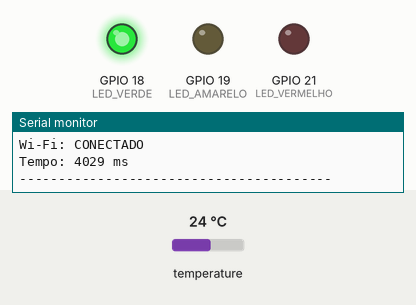
A sketch run on a simulated ESP32. On the bench: output pins drawn as LEDs (lit = HIGH), the last lines printed to the serial monitor. The inputs (shaded band) are chosen by the test bench; at power-on: temperature 24 °C. WiFi joins after 1.5 s; servers stay silent unless stated.

Above: at 4.8 s.
4.9 s: temperature set to 25.4 °C
At 6.5 s:
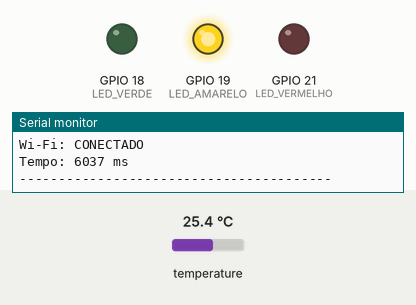
7.9 s: temperature set to 29.3 °C
10.9 s: temperature set to 30.9 °C
At 13.1 s:
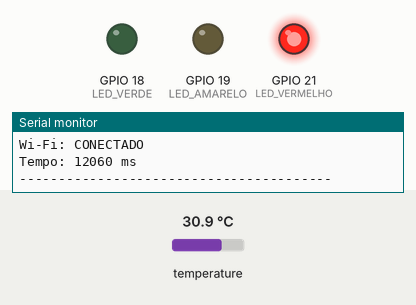
13.9 s: temperature set to 12 °C
At 14.9 s:
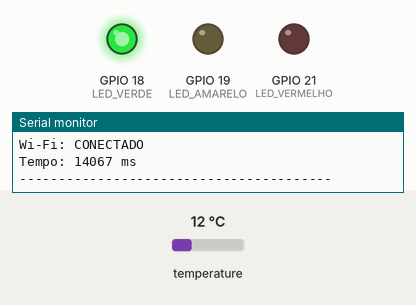
16.9 s: temperature set to 28 °C
At 18.5 s:
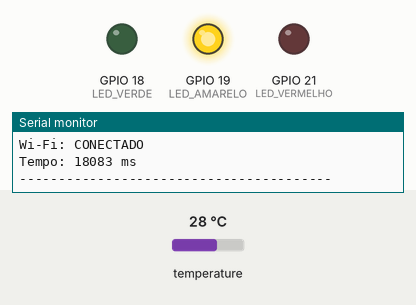
Timing chart, 0 to 20.0 s (numbered marks = the images above; inputs shaded):
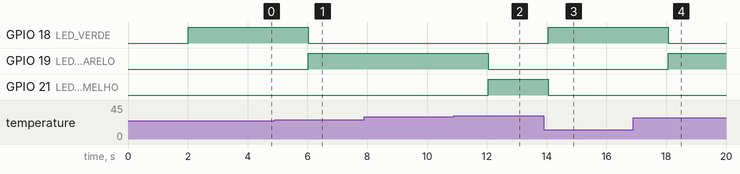

Measured:
- the behaviour switches between 24.9 and 25 °C on temperature (found by bisection; images 0 and 1)
- the behaviour switches between 30 and 30.1 °C on temperature (found by bisection; images 1 and 2)
- after the input at 4.9 s, GPIO 18 (LED_VERDE): HIGH → LOW after 1.1 s; GPIO 19 (LED_AMARELO): LOW → HIGH after 1.1 s
- after the input at 10.9 s, GPIO 19 (LED_AMARELO): HIGH → LOW after 1.2 s; GPIO 21 (LED_VERMELHO): LOW → HIGH after 1.2 s
- after the input at 13.9 s, GPIO 18 (LED_VERDE): LOW → HIGH after 0.16 s; GPIO 21 (LED_VERMELHO): HIGH → LOW after 0.16 s
- after the input at 16.9 s, GPIO 18 (LED_VERDE): HIGH → LOW after 1.2 s; GPIO 19 (LED_AMARELO): LOW → HIGH after 1.2 s

The sketch:

sketch.ino
```cpp
/*
 * Desafio 16 - Monitoramento de uma sala de servidores
 * ESP32 DevKit V1 + DHT22 + LEDs + Wi-Fi no Wokwi.
 * O monitor serial representa a telemetria local deste desafio.
 */

#include <DHTesp.h>
#include <WiFi.h>
#include <math.h>

// GPIOs: estes numeros devem coincidir com as ligacoes do diagram.json.
const int PINO_DHT = 15;
const int LED_VERDE = 18;
const int LED_AMARELO = 19;
const int LED_VERMELHO = 21;

const unsigned long INTERVALO_LEITURA_MS = 2000;
const char* DISPOSITIVO = "ESP32_SALA_01";
const char* WIFI_SSID = "Wokwi-GUEST";
const char* WIFI_SENHA = "";

DHTesp dht;
unsigned long ultimaLeitura = 0;
bool wifiEstavaConectado = false;

// Desliga todos antes de escolher um: impede dois LEDs acesos juntos.
void desligarLeds() {
  digitalWrite(LED_VERDE, LOW);
  digitalWrite(LED_AMARELO, LOW);
  digitalWrite(LED_VERMELHO, LOW);
}

// A conexao ocorre em paralelo; o sensor nao depende do Wi-Fi.
void verificarWifi() {
  bool conectado = WiFi.status() == WL_CONNECTED;
  if (conectado && !wifiEstavaConectado) {
    Serial.println("Wi-Fi conectado a Wokwi-GUEST!");
    Serial.print("Dispositivo: ");
    Serial.println(DISPOSITIVO);
    Serial.print("Endereco IP: ");
    Serial.println(WiFi.localIP());
  } else if (!conectado && wifiEstavaConectado) {
    Serial.println("Wi-Fi desconectado. Monitoramento local continua.");
  }
  wifiEstavaConectado = conectado;
}

// Le o sensor, aplica as faixas do enunciado e imprime a telemetria.
void atualizarMonitoramento() {
  float temperatura = dht.getTemperature();
  const char* status;
  const char* ledAtivo;
  desligarLeds();

  // Uma falha nao pode ser apresentada como temperatura normal ou critica.
  if (isnan(temperatura)) {
    status = "ERRO_SENSOR";
    ledAtivo = "NENHUM";
  } else if (temperatura < 25.0) {
    status = "NORMAL";
    ledAtivo = "VERDE";
    digitalWrite(LED_VERDE, HIGH);
  } else if (temperatura <= 30.0) {
    // O primeiro if ja excluiu os valores abaixo de 25 C.
    status = "ATENCAO";
    ledAtivo = "AMARELO";
    digitalWrite(LED_AMARELO, HIGH);
  } else {
    status = "CRITICO";
    ledAtivo = "VERMELHO";
    digitalWrite(LED_VERMELHO, HIGH);
  }

  Serial.println("\nSISTEMA DE MONITORAMENTO IoT");
  Serial.print("Dispositivo: ");
  Serial.println(DISPOSITIVO);
  Serial.print("Temperatura: ");
  if (isnan(temperatura)) {
    Serial.println("LEITURA INVALIDA - confira o DHT22");
  } else {
    Serial.print(temperatura, 2);
    Serial.println(" C");
  }
  Serial.print("Status: ");
  Serial.println(status);
  Serial.print("LED Ativo: ");
  Serial.println(ledAtivo);
  Serial.print("Wi-Fi: ");
  Serial.println(WiFi.status() == WL_CONNECTED ? "CONECTADO" : "CONECTANDO/SEM CONEXAO");
  Serial.print("Tempo: ");
  Serial.print(millis());
  Serial.println(" ms");
  Serial.println("----------------------------------------");
}

// Executada uma vez ao iniciar ou reiniciar a simulacao.
void setup() {
  Serial.begin(115200);
  pinMode(LED_VERDE, OUTPUT);
  pinMode(LED_AMARELO, OUTPUT);
  pinMode(LED_VERMELHO, OUTPUT);
  desligarLeds();
  dht.setup(PINO_DHT, DHTesp::DHT22);

  Serial.println("SISTEMA DE MONITORAMENTO IoT - INICIANDO");
  Serial.print("Dispositivo: ");
  Serial.println(DISPOSITIVO);
  Serial.println("Conectando ao Wi-Fi Wokwi-GUEST (sem senha)...");
  WiFi.mode(WIFI_STA);
  WiFi.setAutoReconnect(true);
  WiFi.begin(WIFI_SSID, WIFI_SENHA, 6);
  ultimaLeitura = millis();
}

// Repete continuamente. millis() mede o intervalo sem bloquear o Wi-Fi.
void loop() {
  verificarWifi();
  unsigned long agora = millis();
  if (agora - ultimaLeitura >= INTERVALO_LEITURA_MS) {
    ultimaLeitura = agora;
    atualizarMonitoramento();
  }
  delay(10); // Pequena pausa para o simulador; nao define a cadencia do sensor.
}
```
